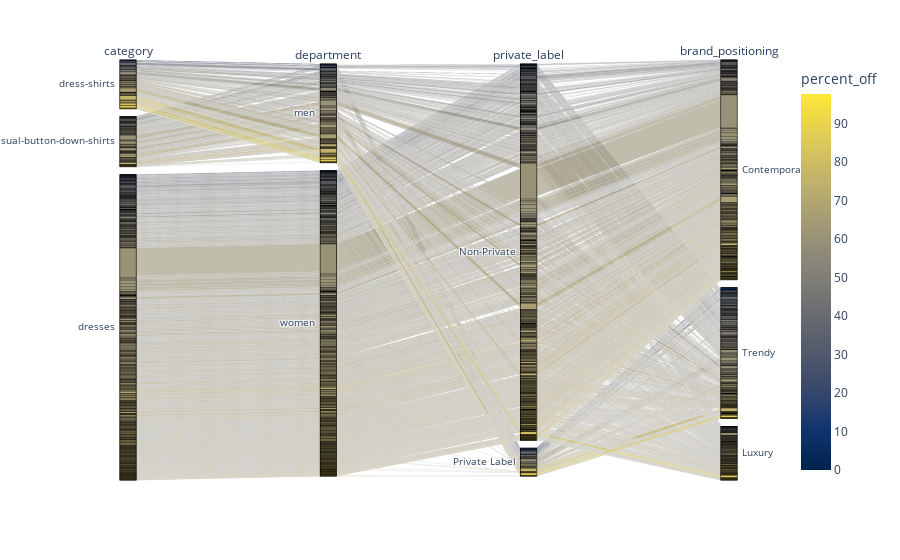

This figure's notebook cell:
### Code cell
import plotly.express as px

fig = px.parallel_categories(off5th_full.iloc[:,1:], color="percent_off", color_continuous_scale=px.colors.sequential.Cividis)
fig.show()

### Figure 1 — Plotly figure (JSON) as saved in the notebook; plotly's stock layout.template omitted (floating-point values rounded to 4 significant figures; data arrays with more than 128 entries replaced by an {"elided": "..."} marker saying what was removed)
{"data": [{"dimensions": [{"label": "category", "values": {"elided": "5111 str values"}}, {"label": "department", "values": {"elided": "5111 str values"}}, {"label": "private_label", "values": {"elided": "5111 str values"}}, {"label": "brand_positioning", "values": {"elided": "5111 str values"}}], "domain": {"x": [0, 1], "y": [0, 1]}, "line": {"color": {"elided": "5111 float values"}, "coloraxis": "coloraxis"}, "name": "", "type": "parcats"}], "layout": {"coloraxis": {"colorbar": {"title": {"text": "percent_off"}}, "colorscale": [[0, "#00224e"], [0.1111, "#123570"], [0.2222, "#3b496c"], [0.3333, "#575d6d"], [0.4444, "#707173"], [0.5556, "#8a8678"], [0.6667, "#a59c74"], [0.7778, "#c3b369"], [0.8889, "#e1cc55"], [1, "#fee838"]]}, "legend": {"tracegroupgap": 0}, "margin": {"t": 60}}}
